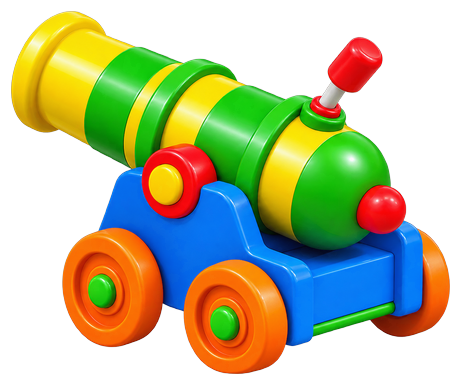
#> input picture mole/assets/weapons/cannon-a1-nol-v1392.png, 463 x 386 px, given in place of 권투글러브 스트레이트.png, which was not available
$ python slice-alipunch-others.py
#> lines starting #> are read from the running program, lines starting #| are printed output that depends on the picture; after the words box and inside, x2 and y2 are one past the last pixel; in counts of white or black regions, pixels touching at a corner belong together; pictures that were not available may be replaced by others from this repository, and a replacement may not be noted
# 알리 펀치 스트레이트/어퍼컷 — 이미 배경투명 사진이라 크롭+외곽선만 (다른 무기 스프라이트와 톤 통일).
import os
from PIL import Image, ImageFilter

HERE = os.path.dirname(os.path.abspath(__file__))
OUT_DIR = os.path.join(os.path.dirname(HERE), 'assets', 'weapons')
TARGET_MAX = 440
OUTLINE = 30  # 사용자 지시: 현재(15)의 2배

FILES = [
    (os.path.expanduser('~/Desktop/권투글러브 스트레이트.png'), 'alipunch-straight.png'),
    (os.path.expanduser('~/Desktop/권투글러브 어퍼컷.png'), 'alipunch-upper.png'),
]


def outline(cell, px_w=OUTLINE):
    pad = px_w + 2
    canv = Image.new('RGBA', (cell.width + pad * 2, cell.height + pad * 2), (0, 0, 0, 0))
    canv.alpha_composite(cell, (pad, pad))
    sil = canv.split()[3].point(lambda v: 255 if v >= 40 else 0)
    dil = sil.filter(ImageFilter.MaxFilter(2 * px_w + 1)).filter(ImageFilter.GaussianBlur(0.6))
    o = Image.new('RGBA', canv.size, (0, 0, 0, 0))
    o.paste(Image.new('RGBA', canv.size, (18, 16, 18, 255)), (0, 0), dil)
    o.alpha_composite(canv)
    bb2 = o.split()[3].getbbox()
    return o.crop(bb2) if bb2 else o


os.makedirs(OUT_DIR, exist_ok=True)
for src, name in FILES:
    im = Image.open(src).convert('RGBA')
#> im is the input picture: PIL image 463x386 RGBA; mean R, G, B, A 67.6, 73.1, 37.2, 134.2
    # 원본이 이미 부드럽게 페이드된 알파(안티에일리어싱 폭이 넓음)라 외곽선 실루엣 계산이
    # 애매해져서(사용자 리포트: "외곽선이 이상하게/파여있다") 위쪽 곡선 부분에 선이 안 그려졌었다.
    # 알파를 먼저 이진화(128 기준)해서 실루엣을 또렷하게 만든 다음 살짝만 블러로 다시 부드럽게.
    r, g, b, a = im.split()
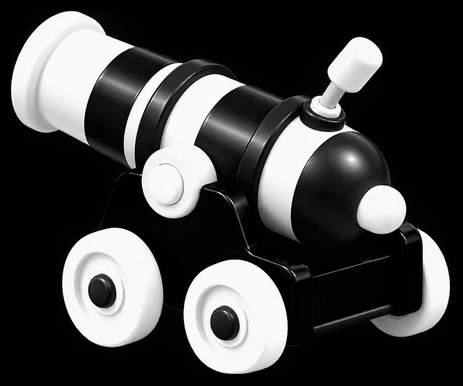
#> r: PIL image 463x386 L; min 0, max 255, mean 67.6
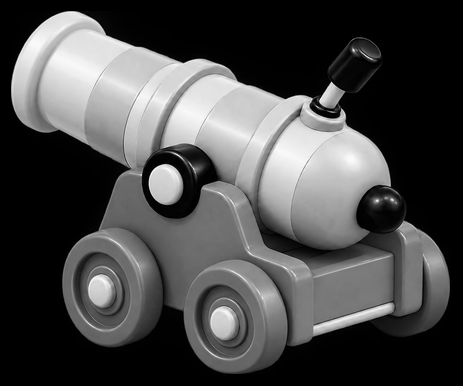
#> g: PIL image 463x386 L; min 0, max 253, mean 73.1
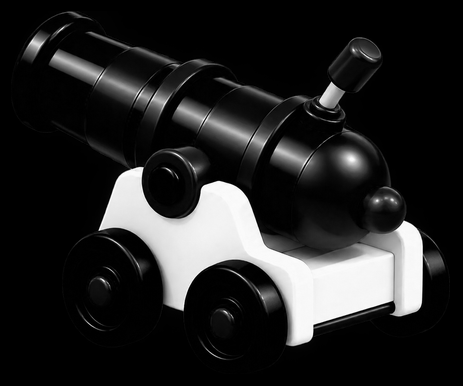
#> b: PIL image 463x386 L; min 0, max 255, mean 37.2
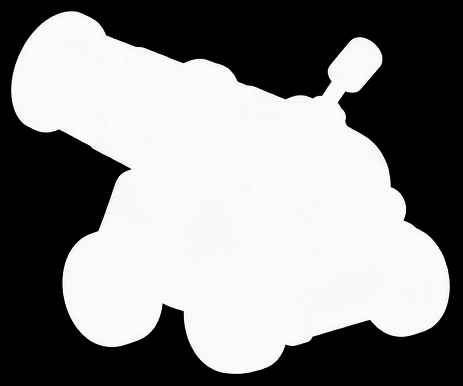
#> a: PIL image 463x386 L; min 0, max 255, mean 134.2
    a = a.point(lambda v: 255 if v >= 128 else 0).filter(ImageFilter.GaussianBlur(0.8))
    im = Image.merge('RGBA', (r, g, b, a))
    bb = im.split()[3].getbbox()
#> bb = (9, 9, 452, 376)
    if bb:
        im = im.crop(bb)
#> im: PIL image 443x367 RGBA
    if name == 'alipunch-upper.png':
        im = im.crop((0, 0, im.width, int(im.height * 0.92)))  # 바닥의 손목(피부색) 잘라내기
    im = outline(im)
#> in outline, `canv = Image.new('RGBA', (cell.width + pad * 2, cell.height + pad * 2)..`: canv: PIL image 507x431 RGBA; every value is 0
#> in outline, `sil = canv.split()[3].point(lambda v: 255 if v >= 40 else 0)`:
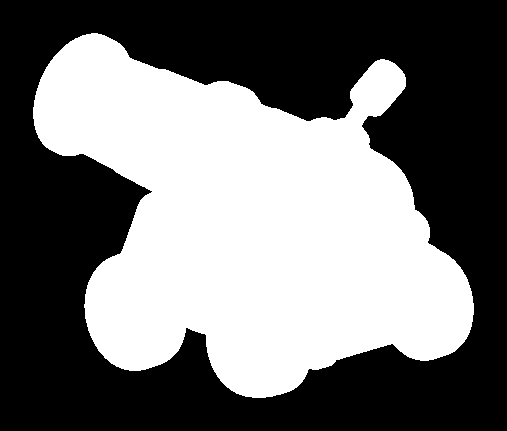
#> sil: PIL image 507x431 L; 44.5% white; 1 white region, box (x1, y1, x2, y2) and area: (33, 33, 474, 398) 97245
#> in outline, `o.alpha_composite(canv)`:
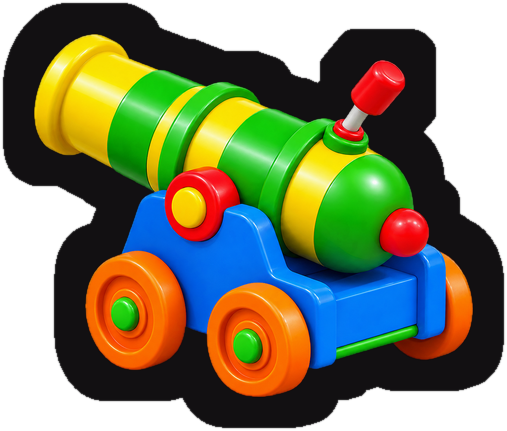
#> o: PIL image 507x431 RGBA; mean R, G, B, A 59.9, 63.9, 35.5, 186.4; transparent parts drawn white
#> in outline, `bb2 = o.split()[3].getbbox()`: bb2 = (1, 1, 506, 430)
    s = TARGET_MAX / max(im.size)
#> s = 0.871
    if s < 1:
        im = im.resize((round(im.width * s), round(im.height * s)), Image.LANCZOS)
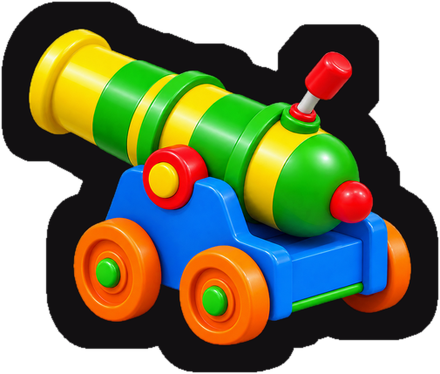
#> im: PIL image 440x374 RGBA; mean R, G, B, A 60.4, 64.5, 35.8, 188.1; transparent parts drawn white
    p = os.path.join(OUT_DIR, name)
    im.save(p, optimize=True)
    print('saved', p, im.size)
#| saved mole/assets/weapons/alipunch-straight.png (440, 374)
#> pass 2 of the loop `for src, name in FILES:`:
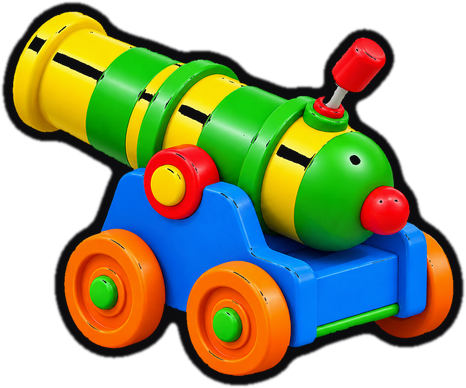
#> input picture mole/assets/weapons/cannon-a1.png, 466 x 388 px, given in place of 권투글러브 어퍼컷.png, which was not available
#> im is the input picture: PIL image 466x388 RGBA; mean R, G, B, A 64.9, 70.8, 36.4, 157.8
#> r: PIL image 466x388 L
#> g: PIL image 466x388 L
#> b: PIL image 466x388 L
#> bb = (1, 1, 465, 387)
#> in outline (call 2), `sil = canv.split()[3].point(lambda v: 255 if v >= 40 else 0)`:
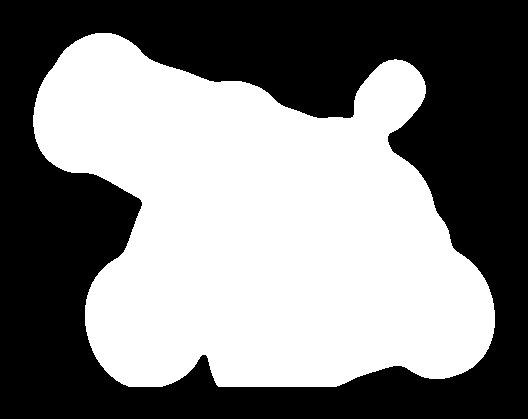
#> sil: PIL image 528x419 L; 50.1% white; 1 black region, box (x1, y1, x2, y2) and area: (0, 0, 528, 419) 110334
#> dil: PIL image 528x419 L
#> bb2 = (1, 1, 527, 419)
#> `im = im.resize((round(im.width * s), round(im.height * s)), Image.LANC..`:
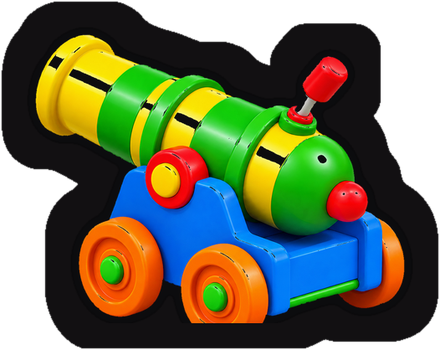
#> im: PIL image 440x350 RGBA; mean R, G, B, A 57.1, 62.2, 35, 200.1; transparent parts drawn white
#| saved mole/assets/weapons/alipunch-upper.png (440, 350)
